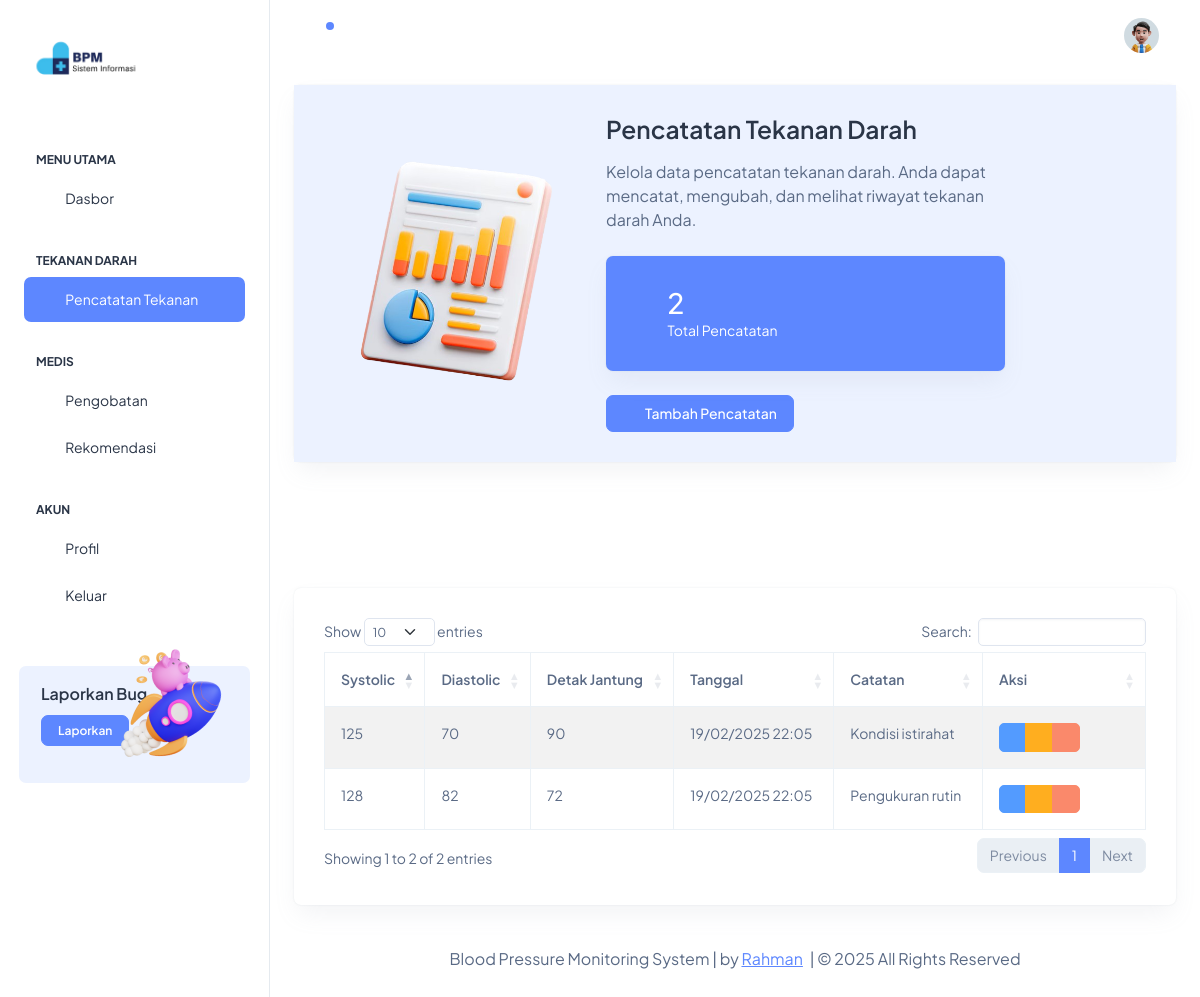
Screenshot of /App/Views/pencatatan.php (signed in) with the database file from the repository.
### tables this page shows
CREATE TABLE `patient_profiles` (
  `patient_id` int NOT NULL,
  `user_id` int DEFAULT NULL,
  `full_name` varchar(100) NOT NULL,
  `date_of_birth` date NOT NULL,
  `gender` enum('M','F') NOT NULL,
  `address` text,
  `phone_number` varchar(20) DEFAULT NULL,
  `emergency_contact` varchar(100) DEFAULT NULL,
  `emergency_phone` varchar(20) DEFAULT NULL,
  `medical_history` text
);

CREATE TABLE `blood_pressure_readings` (
  `reading_id` int NOT NULL,
  `patient_id` int DEFAULT NULL,
  `systolic` int NOT NULL,
  `diastolic` int NOT NULL,
  `pulse_rate` int DEFAULT NULL,
  `reading_date` timestamp NULL DEFAULT CURRENT_TIMESTAMP,
  `notes` text
);

### App/Config/Database.php (called while the page is built, shortened)
<?php
class Database
{
    private $host = 'localhost';
    private $db_name = 'blood_pressure_monitoring';
    private $username = 'root';
    private $password = '';
    private $conn;
    private function connect()
    {
        try {
            $this->conn = new PDO(
                'mysql:host=' . $this->host . ';dbname=' . $this->db_name,
                $this->username,
                $this->password
            );
            $this->conn->setAttribute(PDO::ATTR_ERRMODE, PDO::ERRMODE_EXCEPTION);
            $this->conn->setAttribute(PDO::ATTR_DEFAULT_FETCH_MODE, PDO::FETCH_ASSOC);
        } catch (PDOException $e) {
            echo 'Connection Error: ' . $e->getMessage();
        }
    }
    public function query($query, $params = [])
    {
        $stmt = $this->conn->prepare($query);
        $stmt->execute($params);
        return $stmt;
    }
}

### App/Controllers/PencatatanController.php (called while the page is built, shortened)
<?php
require_once __DIR__ . '/../Models/PencatatanModel.php';
class PencatatanController
{
    private $pencatatanModel;
    public function __construct()
    {
        $this->pencatatanModel = new PencatatanModel();
    }
    public function getReadings()
    {
        if ($_SESSION['role'] === 'patient') {
            $patientId = $this->pencatatanModel->getPatientIdByUserId($_SESSION['user_id']);
            return $this->pencatatanModel->getPatientReadings($patientId);
        }
        return $this->pencatatanModel->getAllReadings();
    }
}

### App/Models/PencatatanModel.php (called while the page is built, shortened)
<?php
require_once __DIR__ . '/../Config/Database.php';
class PencatatanModel
{
    private $db;
    public function __construct()
    {
        $this->db = new Database();
    }
    public function getPatientReadings($patientId)
    {
        $query = "SELECT bpr.*,
                         CONCAT(bpr.systolic, '/', bpr.diastolic) as blood_pressure
                  FROM blood_pressure_readings bpr
                  WHERE bpr.patient_id = ?
                  ORDER BY bpr.reading_date DESC";
        return $this->db->query($query, [$patientId])->fetchAll();
    }
    public function getPatientIdByUserId($userId)
    {
        $query = "SELECT patient_id FROM patient_profiles WHERE user_id = ?";
        $result = $this->db->query($query, [$userId])->fetch();
        return $result ? $result['patient_id'] : null;
    }
}

### App/Views/pencatatan.php (the view, shortened to what this page needs)
<?php
require_once __DIR__ . '/../Controllers/PencatatanController.php';
$pencatatanController = new PencatatanController();
$readings = $pencatatanController->getReadings();
$totalReadings = count($readings);
?>
<!doctype html>
<html lang="en">
<head>
    <link rel="stylesheet" href="assets/css/styles.min.css" />
    <link rel="stylesheet" href="https://cdn.datatables.net/1.13.7/css/dataTables.bootstrap5.min.css">
    <link rel="stylesheet" href="https://cdn.datatables.net/responsive/2.5.0/css/responsive.bootstrap5.min.css">
</head>
<body>
    <div class="page-wrapper" id="main-wrapper" data-layout="vertical" data-navbarbg="skin6" data-sidebartype="full"
        data-sidebar-position="fixed" data-header-position="fixed">
        <?php include 'partials/sidebar.php'; ?>
        <div class="body-wrapper">
            <?php include 'partials/header.php'; ?>
            <div class="container-fluid">
                <div class="row">
                    <div class="col-12">
                        <div class="card w-100">
                            <div class="card-body bg-light-primary">
                                <div class="row align-items-center">
                                    <div class="col-lg-4">
                                        <img src="assets/images/data/data-dashboard.png" alt="Blood Pressure Statistics"
                                            class="img-fluid">
                                    </div>
                                    <div class="col-lg-6">
                                        <h3 class="fw-semibold mb-3">Pencatatan Tekanan Darah</h3>
                                        <p class="fs-4 mb-4">
                                            Kelola data pencatatan tekanan darah.
                                            <?php if ($_SESSION['role'] === 'patient'): ?>
                                                Anda dapat mencatat, mengubah, dan melihat riwayat tekanan darah Anda.
                                            <?php else: ?>
                                                Anda dapat mengelola pencatatan tekanan darah semua pasien.
                                            <?php endif; ?>
                                        </p>
                                        <div class="card bg-primary text-white mb-4">
                                            <div class="card-body d-flex align-items-center">
                                                <i class="ti ti-heart-rate-monitor fs-6 me-3"></i>
                                                <div>
                                                    <h2 class="text-white mb-0"><?= $totalReadings ?></h2>
                                                    <p class="mb-0">Total Pencatatan</p>
                                                </div>
                                            </div>
                                        </div>
                                        <button class="btn btn-primary d-flex align-items-center" data-bs-toggle="modal"
                                            data-bs-target="#addReadingModal">
                                            <i class="ti ti-plus fs-5 me-2"></i>
                                            <span>Tambah Pencatatan</span>
                                        </button>
                                    </div>
                                </div>
                            </div>
                        </div>
                    </div>
                </div>
                <div class="row">
                    <div class="col-12">
                        <div class="card">
                            <div class="card-body">
                                <div class="table-responsive">
                                    <table id="readingTable"
                                        class="table table-striped table-bordered dt-responsive nowrap w-100">
                                        <thead>
                                            <tr>
                                                <th>Systolic</th>
                                                <th>Diastolic</th>
                                                <th>Detak Jantung</th>
                                                <th>Tanggal</th>
                                                <th>Catatan</th>
                                                <th width="120px">Aksi</th>
                                            </tr>
                                        </thead>
                                        <tbody>
                                            <?php foreach ($readings as $reading): ?>
                                                <tr>
                                                    <td><?= htmlspecialchars($reading['systolic']) ?></td>
                                                    <td><?= htmlspecialchars($reading['diastolic']) ?></td>
                                                    <td><?= htmlspecialchars($reading['pulse_rate']) ?></td>
                                                    <td><?= date('d/m/Y H:i', strtotime($reading['reading_date'])) ?></td>
                                                    <td><?= htmlspecialchars($reading['notes']) ?></td>
                                                    <td>
                                                        <div class="btn-group" role="group">
                                                            <button type="button" class="btn btn-info btn-sm view-reading"
                                                                data-bs-toggle="modal" data-bs-target="#viewReadingModal"
                                                                data-reading='<?= json_encode($reading) ?>'>
                                                                <i class="ti ti-eye"></i>
                                                            </button>
                                                            <button type="button"
                                                                class="btn btn-warning btn-sm edit-reading"
                                                                data-bs-toggle="modal" data-bs-target="#editReadingModal"
                                                                data-reading='<?= json_encode([
                                                                    "reading_id" => $reading["reading_id"],
                                                                    "systolic" => $reading["systolic"],
                                                                    "diastolic" => $reading["diastolic"],
                                                                    "pulse_rate" => $reading["pulse_rate"],
                                                                    "notes" => $reading["notes"]
                                                                ]) ?>'>
                                                                <i class="ti ti-edit"></i>
                                                            </button>
                                                            <button type="button"
                                                                class="btn btn-danger btn-sm delete-reading"
                                                                data-bs-toggle="modal" data-bs-target="#deleteReadingModal"
                                                                data-reading-id="<?= $reading['reading_id'] ?>">
                                                                <i class="ti ti-trash"></i>
                                                            </button>
                                                        </div>
                                                    </td>
                                                </tr>
                                            <?php endforeach; ?>
                                        </tbody>
                                    </table>
                                </div>
                            </div>
                        </div>
                    </div>
                </div>
                <?php include 'partials/footer.php'; ?>
            </div>
        </div>
    </div>
</body>
</html>

### rows the page displays
patient_profiles: patient_id "2"
blood_pressure_readings: systolic "125", diastolic "70", pulse_rate "90", reading_date "19/02/2025 22:05", notes "Kondisi istirahat"
blood_pressure_readings: systolic "128", diastolic "82", pulse_rate "72", reading_date "19/02/2025 22:05", notes "Pengukuran rutin"
